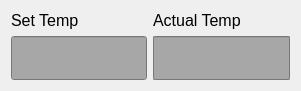
   <widget class="QWidget" name="">
    <property name="geometry">
     <rect>
      <x>20</x>
      <y>10</y>
      <width>301</width>
      <height>72</height>
     </rect>
    </property>
    <layout class="QGridLayout" name="gridLayout">
     <item row="0" column="0">
      <widget class="QLabel" name="label">
       <property name="font">
        <font>
         <pointsize>12</pointsize>
        </font>
       </property>
       <property name="text">
        <string>Set Temp</string>
       </property>
      </widget>
     </item>
     <item row="0" column="1">
      <widget class="QLabel" name="label_2">
       <property name="font">
        <font>
         <pointsize>12</pointsize>
        </font>
       </property>
       <property name="text">
        <string>Actual Temp</string>
       </property>
      </widget>
     </item>
     <item row="1" column="0">
      <widget class="QLineEdit" name="SetTemp">
       <property name="palette">
        <palette>
         <active>
          <colorrole role="WindowText">
           <brush brushstyle="SolidPattern">
            <color alpha="255">
             <red>0</red>
             <green>0</green>
             <blue>0</blue>
            </color>
           </brush>
          </colorrole>
          <colorrole role="Button">
           <brush brushstyle="SolidPattern">
            <color alpha="255">
             <red>167</red>
             <green>167</green>
             <blue>167</blue>
            </color>
           </brush>
          </colorrole>
          <colorrole role="Text">
           <brush brushstyle="SolidPattern">
            <color alpha="255">
             <red>170</red>
             <green>0</green>
             <blue>0</blue>
            </color>
           </brush>
          </colorrole>
          <colorrole role="Base">
           <brush brushstyle="SolidPattern">
            <color alpha="255">
             <red>167</red>
             <green>167</green>
             <blue>167</blue>
            </color>
           </brush>
          </colorrole>
          <colorrole role="Window">
           <brush brushstyle="SolidPattern">
            <color alpha="255">
             <red>167</red>
             <green>167</green>
             <blue>167</blue>
            </color>
           </brush>
          </colorrole>
         </active>
         <inactive>
          <colorrole role="WindowText">
           <brush brushstyle="SolidPattern">
            <color alpha="255">
             <red>0</red>
             <green>0</green>
             <blue>0</blue>
            </color>
           </brush>
          </colorrole>
          <colorrole role="Button">
           <brush brushstyle="SolidPattern">
            <color alpha="255">
             <red>167</red>
             <green>167</green>
             <blue>167</blue>
            </color>
           </brush>
          </colorrole>
          <colorrole role="Text">
           <brush brushstyle="SolidPattern">
            <color alpha="255">
             <red>170</red>
             <green>0</green>
             <blue>0</blue>
            </color>
           </brush>
          </colorrole>
          <colorrole role="Base">
           <brush brushstyle="SolidPattern">
            <color alpha="255">
             <red>167</red>
             <green>167</green>
             <blue>167</blue>
            </color>
           </brush>
          </colorrole>
          <colorrole role="Window">
           <brush brushstyle="SolidPattern">
            <color alpha="255">
             <red>167</red>
             <green>167</green>
             <blue>167</blue>
            </color>
           </brush>
          </colorrole>
         </inactive>
         <disabled>
          <colorrole role="WindowText">
           <brush brushstyle="SolidPattern">
            <color alpha="255">
             <red>120</red>
             <green>120</green>
             <blue>120</blue>
            </color>
           </brush>
          </colorrole>
          <colorrole role="Button">
           <brush brushstyle="SolidPattern">
            <color alpha="255">
             <red>167</red>
             <green>167</green>
             <blue>167</blue>
            </color>
           </brush>
          </colorrole>
          <colorrole role="Text">
           <brush brushstyle="SolidPattern">
            <color alpha="255">
             <red>120</red>
             <green>120</green>
             <blue>120</blue>
            </color>
           </brush>
          </colorrole>
          <colorrole role="Base">
           <brush brushstyle="SolidPattern">
            <color alpha="255">
             <red>167</red>
             <green>167</green>
             <blue>167</blue>
            </color>
           </brush>
          </colorrole>
          <colorrole role="Window">
           <brush brushstyle="SolidPattern">
            <color alpha="255">
             <red>167</red>
             <green>167</green>
             <blue>167</blue>
            </color>
           </brush>
          </colorrole>
         </disabled>
        </palette>
       </property>
       <property name="font">
        <font>
         <pointsize>24</pointsize>
        </font>
       </property>
       <property name="autoFillBackground">
        <bool>false</bool>
       </property>
       <property name="styleSheet">
        <string notr="true"/>
       </property>
       <property name="text">
        <string/>
       </property>
      </widget>
     </item>
     <item row="1" column="1">
      <widget class="QLineEdit" name="ActualTemp">
       <property name="palette">
        <palette>
         <active>
          <colorrole role="Button">
           <brush brushstyle="SolidPattern">
            <color alpha="255">
             <red>167</red>
             <green>167</green>
             <blue>167</blue>
            </color>
           </brush>
          </colorrole>
          <colorrole role="Text">
           <brush brushstyle="SolidPattern">
            <color alpha="255">
             <red>170</red>
             <green>0</green>
             <blue>0</blue>
            </color>
           </brush>
          </colorrole>
          <colorrole role="Base">
           <brush brushstyle="SolidPattern">
            <color alpha="255">
             <red>167</red>
             <green>167</green>
             <blue>167</blue>
            </color>
           </brush>
          </colorrole>
          <colorrole role="Window">
           <brush brushstyle="SolidPattern">
            <color alpha="255">
             <red>167</red>
             <green>167</green>
             <blue>167</blue>
            </color>
           </brush>
          </colorrole>
         </active>
         <inactive>
          <colorrole role="Button">
           <brush brushstyle="SolidPattern">
            <color alpha="255">
             <red>167</red>
             <green>167</green>
             <blue>167</blue>
            </color>
           </brush>
          </colorrole>
          <colorrole role="Text">
           <brush brushstyle="SolidPattern">
            <color alpha="255">
             <red>170</red>
             <green>0</green>
             <blue>0</blue>
            </color>
           </brush>
          </colorrole>
          <colorrole role="Base">
           <brush brushstyle="SolidPattern">
            <color alpha="255">
             <red>167</red>
             <green>167</green>
             <blue>167</blue>
            </color>
           </brush>
          </colorrole>
          <colorrole role="Window">
           <brush brushstyle="SolidPattern">
            <color alpha="255">
             <red>167</red>
             <green>167</green>
             <blue>167</blue>
            </color>
           </brush>
          </colorrole>
         </inactive>
         <disabled>
          <colorrole role="Button">
           <brush brushstyle="SolidPattern">
            <color alpha="255">
             <red>167</red>
             <green>167</green>
             <blue>167</blue>
            </color>
           </brush>
          </colorrole>
          <colorrole role="Text">
           <brush brushstyle="SolidPattern">
            <color alpha="255">
             <red>120</red>
             <green>120</green>
             <blue>120</blue>
            </color>
           </brush>
          </colorrole>
          <colorrole role="Base">
           <brush brushstyle="SolidPattern">
            <color alpha="255">
             <red>167</red>
             <green>167</green>
             <blue>167</blue>
            </color>
           </brush>
          </colorrole>
          <colorrole role="Window">
           <brush brushstyle="SolidPattern">
            <color alpha="255">
             <red>167</red>
             <green>167</green>
             <blue>167</blue>
            </color>
           </brush>
          </colorrole>
         </disabled>
        </palette>
       </property>
       <property name="font">
        <font>
         <pointsize>24</pointsize>
        </font>
       </property>
       <property name="autoFillBackground">
        <bool>true</bool>
       </property>
       <property name="text">
        <string/>
       </property>
      </widget>
     </item>
    </layout>
   </widget>
